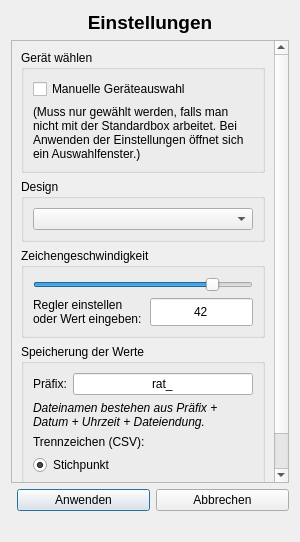
<?xml version="1.0" encoding="UTF-8"?>
<ui version="4.0">
 <class>settings</class>
 <widget class="QDialog" name="settings">
  <property name="geometry">
   <rect>
    <x>0</x>
    <y>0</y>
    <width>300</width>
    <height>542</height>
   </rect>
  </property>
  <property name="windowTitle">
   <string>Dialog</string>
  </property>
  <layout class="QGridLayout" name="gridLayout_2">
   <item row="6" column="1">
    <widget class="QPushButton" name="btn_apply">
     <property name="sizePolicy">
      <sizepolicy hsizetype="Expanding" vsizetype="Expanding">
       <horstretch>0</horstretch>
       <verstretch>0</verstretch>
      </sizepolicy>
     </property>
     <property name="text">
      <string>Anwenden</string>
     </property>
     <property name="autoDefault">
      <bool>true</bool>
     </property>
     <property name="default">
      <bool>false</bool>
     </property>
     <property name="flat">
      <bool>false</bool>
     </property>
    </widget>
   </item>
   <item row="7" column="0" colspan="2">
    <widget class="QLabel" name="lbl_space">
     <property name="text">
      <string/>
     </property>
    </widget>
   </item>
   <item row="6" column="2">
    <widget class="QPushButton" name="btn_cancel">
     <property name="sizePolicy">
      <sizepolicy hsizetype="Expanding" vsizetype="Expanding">
       <horstretch>0</horstretch>
       <verstretch>0</verstretch>
      </sizepolicy>
     </property>
     <property name="text">
      <string>Abbrechen</string>
     </property>
    </widget>
   </item>
   <item row="1" column="0" colspan="3">
    <widget class="QScrollArea" name="scrollArea">
     <property name="sizePolicy">
      <sizepolicy hsizetype="Expanding" vsizetype="Expanding">
       <horstretch>0</horstretch>
       <verstretch>1</verstretch>
      </sizepolicy>
     </property>
     <property name="verticalScrollBarPolicy">
      <enum>Qt::ScrollBarAsNeeded</enum>
     </property>
     <property name="widgetResizable">
      <bool>true</bool>
     </property>
     <widget class="QWidget" name="scrollAreaWidgetContents">
      <property name="geometry">
       <rect>
        <x>0</x>
        <y>0</y>
        <width>280</width>
        <height>445</height>
       </rect>
      </property>
      <layout class="QVBoxLayout" name="verticalLayout">
       <item>
        <widget class="QGroupBox" name="grp_selectDevice">
         <property name="sizePolicy">
          <sizepolicy hsizetype="Expanding" vsizetype="Expanding">
           <horstretch>0</horstretch>
           <verstretch>1</verstretch>
          </sizepolicy>
         </property>
         <property name="title">
          <string>Gerät wählen</string>
         </property>
         <layout class="QGridLayout" name="gridLayout_4">
          <item row="1" column="0">
           <widget class="QLabel" name="lbl_selectDeviceDescription">
            <property name="sizePolicy">
             <sizepolicy hsizetype="Expanding" vsizetype="Expanding">
              <horstretch>0</horstretch>
              <verstretch>0</verstretch>
             </sizepolicy>
            </property>
            <property name="text">
             <string>(Muss nur gewählt werden, falls man nicht mit der Standardbox arbeitet. Bei Anwenden der Einstellungen öffnet sich ein Auswahlfenster.)</string>
            </property>
            <property name="wordWrap">
             <bool>true</bool>
            </property>
           </widget>
          </item>
          <item row="0" column="0">
           <widget class="QCheckBox" name="chb_selectDevice">
            <property name="text">
             <string>Manuelle Geräteauswahl</string>
            </property>
           </widget>
          </item>
         </layout>
        </widget>
       </item>
       <item>
        <widget class="QGroupBox" name="grp_stylesheet">
         <property name="sizePolicy">
          <sizepolicy hsizetype="Expanding" vsizetype="Expanding">
           <horstretch>0</horstretch>
           <verstretch>0</verstretch>
          </sizepolicy>
         </property>
         <property name="title">
          <string>Design</string>
         </property>
         <layout class="QHBoxLayout" name="horizontalLayout">
          <item>
           <widget class="QComboBox" name="cob_stylesheets">
            <property name="sizePolicy">
             <sizepolicy hsizetype="Expanding" vsizetype="Expanding">
              <horstretch>0</horstretch>
              <verstretch>0</verstretch>
             </sizepolicy>
            </property>
           </widget>
          </item>
         </layout>
        </widget>
       </item>
       <item>
        <widget class="QGroupBox" name="grp_drawSpeed">
         <property name="sizePolicy">
          <sizepolicy hsizetype="Expanding" vsizetype="Expanding">
           <horstretch>0</horstretch>
           <verstretch>1</verstretch>
          </sizepolicy>
         </property>
         <property name="title">
          <string>Zeichengeschwindigkeit</string>
         </property>
         <layout class="QGridLayout" name="gridLayout_3">
          <item row="0" column="0" colspan="2">
           <widget class="QSlider" name="bar_drawSpeed">
            <property name="sizePolicy">
             <sizepolicy hsizetype="Expanding" vsizetype="Expanding">
              <horstretch>0</horstretch>
              <verstretch>2</verstretch>
             </sizepolicy>
            </property>
            <property name="minimum">
             <number>1</number>
            </property>
            <property name="maximum">
             <number>50</number>
            </property>
            <property name="value">
             <number>42</number>
            </property>
            <property name="orientation">
             <enum>Qt::Horizontal</enum>
            </property>
           </widget>
          </item>
          <item row="1" column="0">
           <widget class="QLabel" name="lbl_drawSpeedDescription">
            <property name="sizePolicy">
             <sizepolicy hsizetype="Expanding" vsizetype="Expanding">
              <horstretch>0</horstretch>
              <verstretch>1</verstretch>
             </sizepolicy>
            </property>
            <property name="text">
             <string>Regler einstellen oder Wert eingeben:</string>
            </property>
            <property name="wordWrap">
             <bool>true</bool>
            </property>
           </widget>
          </item>
          <item row="1" column="1">
           <widget class="QLineEdit" name="txt_drawSpeed">
            <property name="sizePolicy">
             <sizepolicy hsizetype="Expanding" vsizetype="Expanding">
              <horstretch>0</horstretch>
              <verstretch>1</verstretch>
             </sizepolicy>
            </property>
            <property name="text">
             <string>42</string>
            </property>
            <property name="alignment">
             <set>Qt::AlignCenter</set>
            </property>
           </widget>
          </item>
         </layout>
        </widget>
       </item>
       <item>
        <widget class="QGroupBox" name="grp_save">
         <property name="sizePolicy">
          <sizepolicy hsizetype="Expanding" vsizetype="Expanding">
           <horstretch>0</horstretch>
           <verstretch>1</verstretch>
          </sizepolicy>
         </property>
         <property name="title">
          <string>Speicherung der Werte</string>
         </property>
         <layout class="QGridLayout" name="gridLayout">
          <item row="0" column="0">
           <widget class="QLabel" name="lbl_prefix_titel">
            <property name="sizePolicy">
             <sizepolicy hsizetype="Minimum" vsizetype="Expanding">
              <horstretch>0</horstretch>
              <verstretch>0</verstretch>
             </sizepolicy>
            </property>
            <property name="text">
             <string>Präfix:</string>
            </property>
            <property name="alignment">
             <set>Qt::AlignLeading|Qt::AlignLeft|Qt::AlignVCenter</set>
            </property>
           </widget>
          </item>
          <item row="1" column="0" colspan="2">
           <widget class="QLabel" name="lbl_saveDescription">
            <property name="sizePolicy">
             <sizepolicy hsizetype="Expanding" vsizetype="Expanding">
              <horstretch>0</horstretch>
              <verstretch>0</verstretch>
             </sizepolicy>
            </property>
            <property name="font">
             <font>
              <italic>true</italic>
             </font>
            </property>
            <property name="text">
             <string>Dateinamen bestehen aus Präfix + Datum + Uhrzeit + Dateiendung.</string>
            </property>
            <property name="wordWrap">
             <bool>true</bool>
            </property>
           </widget>
          </item>
          <item row="0" column="1">
           <widget class="QLineEdit" name="txt_prefix">
            <property name="sizePolicy">
             <sizepolicy hsizetype="Expanding" vsizetype="Expanding">
              <horstretch>0</horstretch>
              <verstretch>0</verstretch>
             </sizepolicy>
            </property>
            <property name="text">
             <string>rat_</string>
            </property>
            <property name="alignment">
             <set>Qt::AlignCenter</set>
            </property>
           </widget>
          </item>
          <item row="2" column="0" colspan="2">
           <widget class="QLabel" name="lbl_delimiter_titel">
            <property name="sizePolicy">
             <sizepolicy hsizetype="Expanding" vsizetype="Expanding">
              <horstretch>0</horstretch>
              <verstretch>0</verstretch>
             </sizepolicy>
            </property>
            <property name="text">
             <string>Trennzeichen (CSV):</string>
            </property>
           </widget>
          </item>
          <item row="3" column="0" colspan="2">
           <widget class="QRadioButton" name="rad_semicolon">
            <property name="sizePolicy">
             <sizepolicy hsizetype="Expanding" vsizetype="Expanding">
              <horstretch>0</horstretch>
              <verstretch>0</verstretch>
             </sizepolicy>
            </property>
            <property name="text">
             <string>Stichpunkt</string>
            </property>
            <property name="checked">
             <bool>true</bool>
            </property>
           </widget>
          </item>
          <item row="4" column="0" colspan="2">
           <widget class="QRadioButton" name="rad_tabstop">
            <property name="sizePolicy">
             <sizepolicy hsizetype="Expanding" vsizetype="Expanding">
              <horstretch>0</horstretch>
              <verstretch>0</verstretch>
             </sizepolicy>
            </property>
            <property name="text">
             <string>Tabstopp</string>
            </property>
            <property name="checkable">
             <bool>true</bool>
            </property>
            <property name="checked">
             <bool>false</bool>
            </property>
           </widget>
          </item>
         </layout>
        </widget>
       </item>
      </layout>
     </widget>
    </widget>
   </item>
   <item row="0" column="0" colspan="3">
    <widget class="QLabel" name="lbl_titel">
     <property name="sizePolicy">
      <sizepolicy hsizetype="Expanding" vsizetype="Expanding">
       <horstretch>0</horstretch>
       <verstretch>0</verstretch>
      </sizepolicy>
     </property>
     <property name="font">
      <font>
       <pointsize>14</pointsize>
       <weight>75</weight>
       <bold>true</bold>
      </font>
     </property>
     <property name="text">
      <string>Einstellungen</string>
     </property>
     <property name="alignment">
      <set>Qt::AlignCenter</set>
     </property>
    </widget>
   </item>
  </layout>
 </widget>
 <resources/>
 <connections/>
</ui>
